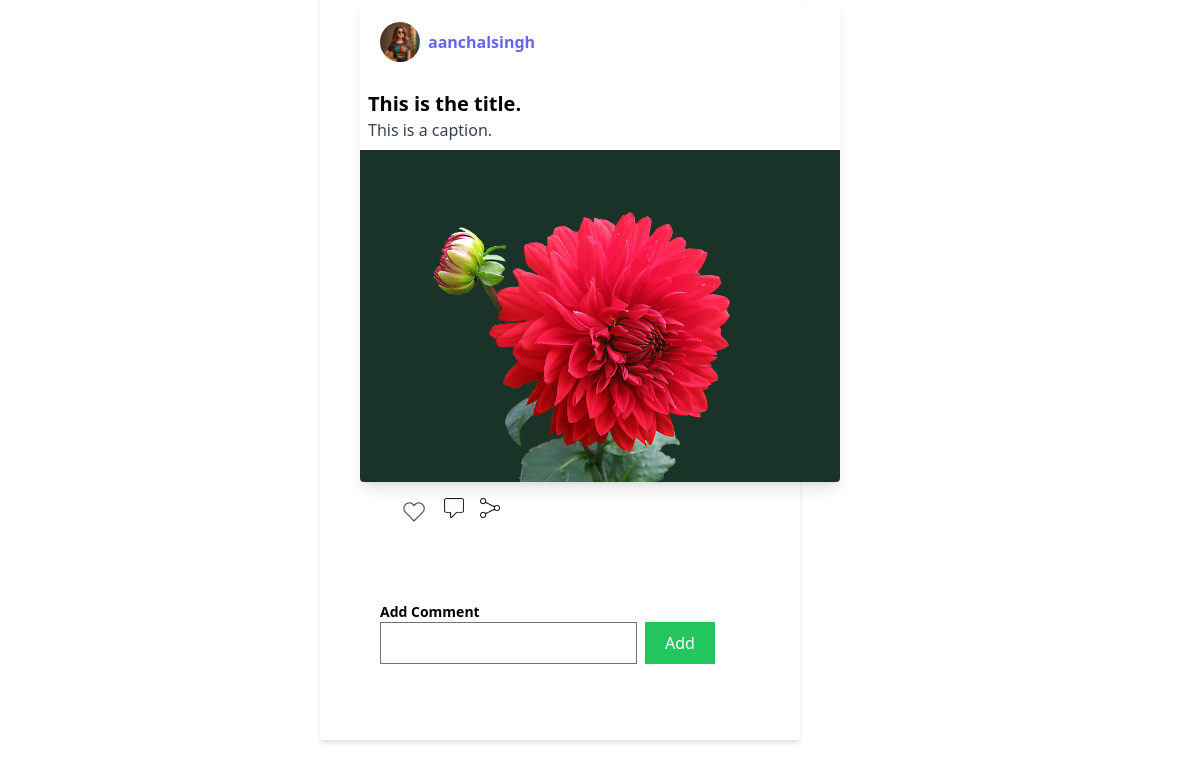
Page /posts/feed/ (lower part) on the earlier database version.
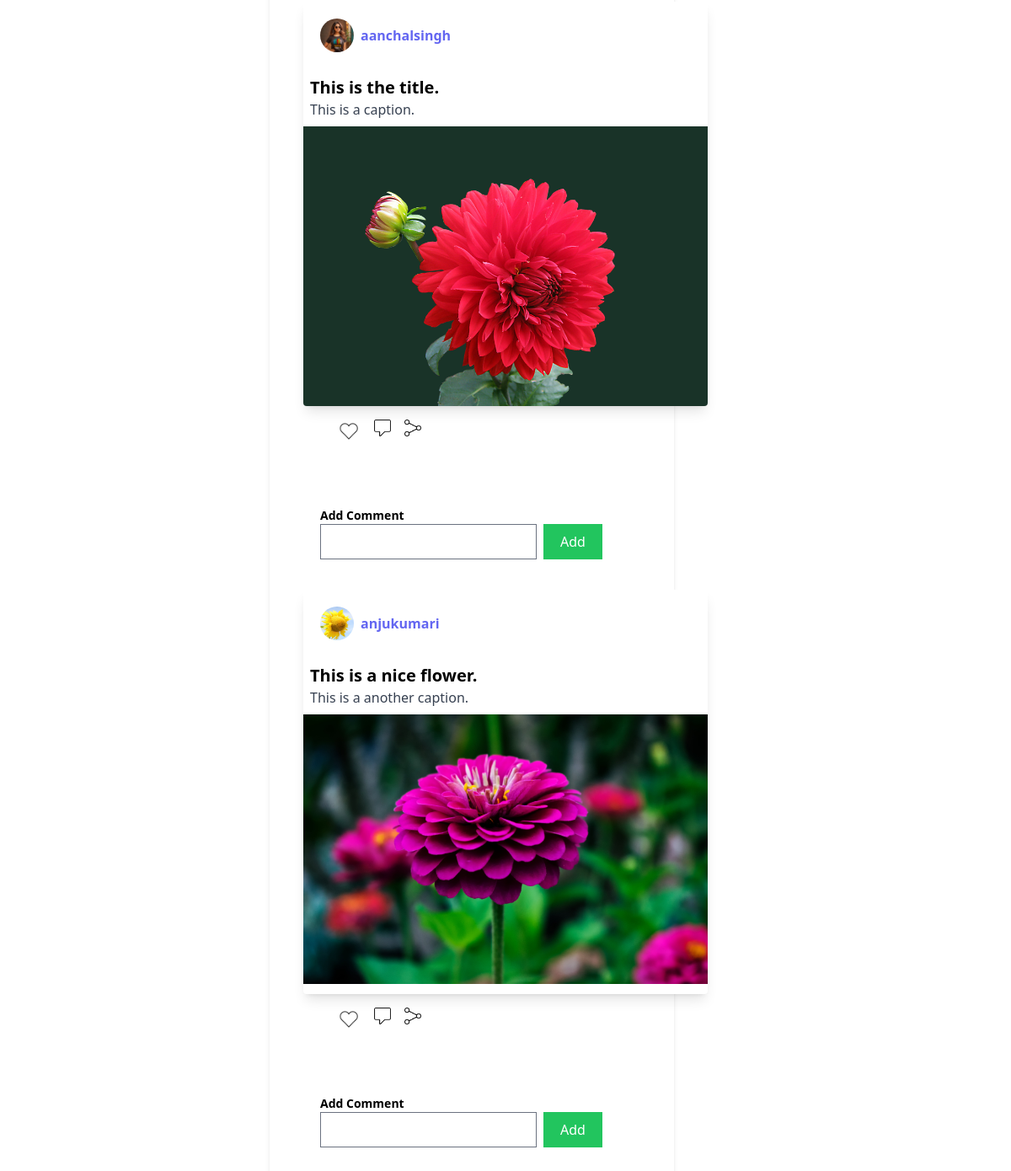
Same page on the later database version.
### posts/models.py (models this page shows, shortened)
class Post(models.Model):
    user = models.ForeignKey(settings.AUTH_USER_MODEL,on_delete=models.CASCADE)
    image = models.ImageField(upload_to='images/%y/%m/%d')
    caption = models.TextField(blank=True)
    title = models.CharField(max_length=200)
    slug = models.SlugField(max_length=200,blank=True)
    created = models.DateField(auto_now_add=True)
    liked_by = models.ManyToManyField(settings.AUTH_USER_MODEL,related_name="posts_liked",blank=True)

### users/models.py (models this page shows, shortened)
class Profile(models.Model):
    user = models.OneToOneField(settings.AUTH_USER_MODEL,on_delete=models.CASCADE)
    photo = models.ImageField(upload_to="users/%Y/%m/%d",blank=True)

### posts/views.py (the view)
# urls.py: path('feed/',views.feed,name="feed"),
def feed(request):
    if request.method == "POST":
        comment_form = CommentForm(data=request.POST)
        new_comment = comment_form.save(commit=False)
        post_id = request.POST.get('post_id')
        post = get_object_or_404(Post,id=post_id)
        new_comment.post = post
        new_comment.save()
    else:
        comment_form = CommentForm()
    posts = Post.objects.all()
    logged_user = request.user
    return render(request,'posts/feed.html',{'posts':posts,'logged_user':logged_user,'comment_form':comment_form})

### posts/forms.py
class CommentForm(forms.ModelForm):
    class Meta:
        model = Comment
        fields = ('body','posted_by')

### posts/templates/posts/feed.html (shortened to what this page needs)
{% extends "users/base.html" %}
{% load mathfilters %}
{% load static %}
{% block body  %}
<div class="grid mx-80 p-10 grid-cols-1 bg-white shadow-md rounded m-10 p-10 w-2/5">
    {% for post in posts %}
     <a href="#">
        <div class="rounded overflow-hidden w-[480px] h-[480px] bg-white shadow-lg">
            <div class="user-container flex  mx-5 my-5">
                <img class="h-10 w-10 rounded-full" src="{{post.user.profile.photo.url}}" alt="">
              <div class="mx-2 my-2 font-bold"><span class="text-indigo-500">{{post.user}}</span></div>
        </div>
        <div class="px-2 py-2">
            <div class="font-bold text-xl mb-1">{{post.title}}</div>
            <p class="text-gray-700 text-base">{{post.caption}}</p>
             </div>
        <img src="{{post.image.url}}">
        </div>
        <div class="px-6 py-4">
            <div class="icon-container flex gap-4">
                <a id="{{ post.id }}" class="btn-like">
                    {% if logged_user in post.liked_by.all %}
                     <img class="h-7 w-7" src="{% static 'users/images/red_heart_icon.png' %}" alt="">
                     {% else %}
                    <img class="h-7 w-7" src="{% static 'users/images/white_heart_icon.png' %}" alt="">
                    {% endif %}
                </a>
                <img class="h-5 w-5" src="{% static 'users/images/comment_icon.png' %}" alt="">
                <img class="h-5 w-5" src="{% static 'users/images/share_icon.png' %}" alt="">
            </div>
        </div>
        <div class="px-5 py-5">
        </div>
        <div class="px-5 py-5">
            <form method="post" class="bg-white rounded">
                <label class="block text-grey-700 text-sm font-bold">Add Comment</label>
               <div class="flex">
               <div>
                  {{ comment_form.body }}
               </div>
                <button class="bg-green-500 text-white px-5 py-2 mx-2" type="submit">Add</button>
            </div>
            </form>
        </div>
    </a>
     {% endfor %}
</div>
{% endblock  %}

Differences in the rows shown:
added Post: user.profile.photo (picture), user "anjukumari", title "This is a nice flower.", caption "This is a another caption.", image (picture)
